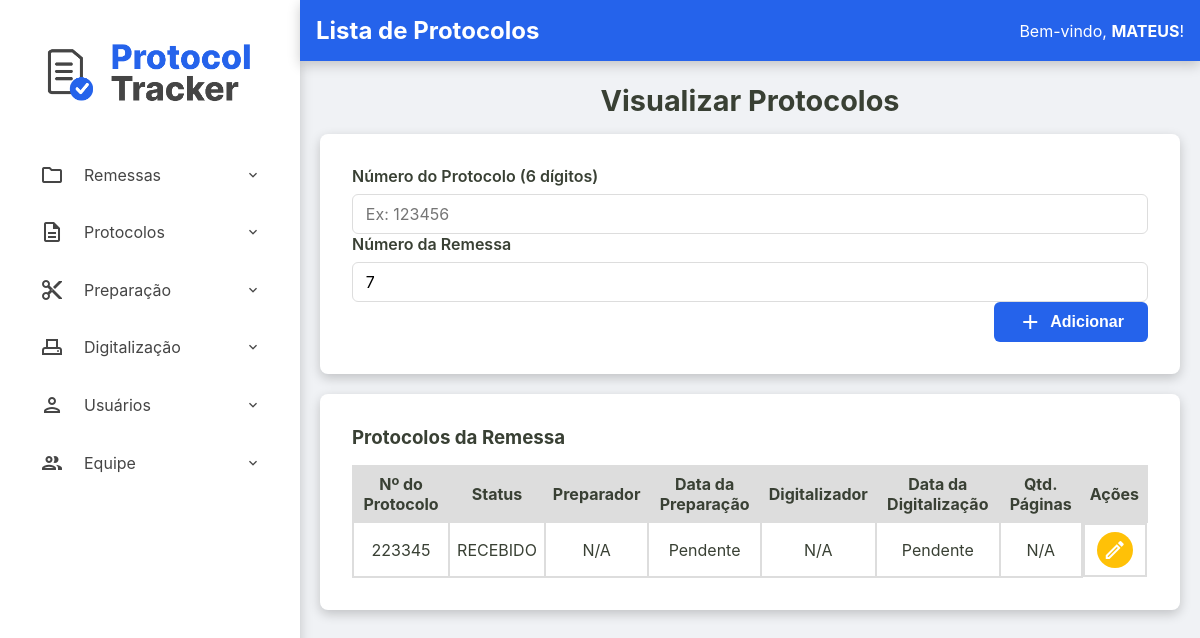
The app's page /admin/remessas/protocolos?id=c62659b6-44cd-419f-b0b3-21374d2135ff (signed in) with its own data.
### tables this page shows
CREATE TABLE usuarios (
    id INTEGER PRIMARY KEY AUTOINCREMENT,
    nome TEXT NOT NULL,
    email TEXT NOT NULL UNIQUE,
    cpf TEXT NOT NULL UNIQUE,
    hash_senha TEXT NOT NULL,
    permissao TEXT NOT NULL,
    data_criacao TEXT NOT NULL DEFAULT CURRENT_TIMESTAMP,
    status INTEGER NOT NULL DEFAULT 1
  );

CREATE TABLE remessas (
    numero_remessa INTEGER PRIMARY KEY, -- SQLite vai gerenciar o autoincremento aqui
    id TEXT NOT NULL UNIQUE, -- Seu ID de texto continua sendo obrigatório e único
    data_recebimento TEXT NOT NULL,
    data_entrega TEXT NULL,
    status TEXT NOT NULL DEFAULT 'RECEBIDO',
    quantidade_protocolos INTEGER NULL CHECK (quantidade_protocolos >= 0),
    id_administrador INTEGER NOT NULL,
    observacoes TEXT NULL,
    FOREIGN KEY (id_administrador) REFERENCES usuarios (id)
  );

CREATE TABLE protocolos (
    id TEXT PRIMARY KEY,
    id_remessa TEXT NOT NULL,
    numero_protocolo TEXT NOT NULL UNIQUE,
    data_preparacao TEXT NULL,
    id_preparador INTEGER NULL,
    data_digitalizacao TEXT NULL,
    id_digitalizador INTEGER NULL,
    status TEXT NOT NULL DEFAULT 'RECEBIDO',
    quantidade_paginas INTEGER NULL CHECK (quantidade_paginas >= 0),
    observacoes TEXT NULL,
    FOREIGN KEY (id_remessa) REFERENCES remessas (id),
    FOREIGN KEY (id_preparador) REFERENCES usuarios (id),
    FOREIGN KEY (id_digitalizador) REFERENCES usuarios (id)
  );

### src/Controller/Admin/RemessaController.php (called while the page is built, shortened)
<?php
class RemessaController
{
    private ?Usuario $usuario_logado = null;
    public function __construct(
        private RemessaRepository $remessaRepository,
        private RemessaService $remessaService,
        private ProtocoloRepository $protocoloRepository,
        private ProtocoloService $protocoloService,
        private UsuarioRepository $usuarioRepository
    ) {
        $id_usuario = $_SESSION['usuario_logado_id'] ?? null;
        if ($id_usuario) {
            $this->usuario_logado = $this->usuarioRepository->findById($id_usuario);
        }
    }
    public function exibirProtocolos(?string $erro = null)
    {
        try {
            $id_remessa = $_GET['id'] ?? '';
            $remessa = $this->remessaRepository->findById($id_remessa);
            $listaProtocolos = $this->protocoloRepository->findByRemessa($id_remessa);
            $titulo_da_pagina = "Lista de Protocolos";
            $usuario_logado = $this->usuario_logado;
            require __DIR__ . '/../../../templates/admin/visualizar-protocolos.php';
        } catch (Exception $e) {
            $this->exibirRemessas($e->getMessage());
        }
    }
}

### src/Repository/UsuarioRepository.php (called while the page is built, shortened)
<?php
class UsuarioRepository implements UsuarioRepositoryInterface
{
    private PDO $connection;
    public function __construct(PDO $connection)
    {
        $this->connection = $connection;
    }
    public function findById(int $id): ?Usuario
    {
        $sqlQuery = "SELECT * FROM usuarios WHERE id = :id;";
        $stmt = $this->connection->prepare($sqlQuery);
        $stmt->bindValue(':id', $id);
        $stmt->execute();
        $dadosUsuario = $stmt->fetch();
        return Usuario::fromArray($dadosUsuario);
    }
}

### src/Model/Usuario.php (called while the page is built, shortened)
<?php
class Usuario {
    public function getNome(): string { return $this->nome; }
    public static function fromArray(array $array): self
    {
        try {
            $data_criacao = isset($array['data_criacao']) ? new DateTimeImmutable($array['data_criacao']) : null;
        } catch (Exception $e) {
            throw new Exception("Falha ao criar data");
        }
        return new self(
            (int) $array['id'],
            $array['nome'],
            $array['email'],
            $array['cpf'],
            $array['hash_senha'],
            $array['permissao'],
            $data_criacao,
            (bool) $array['status']
        );
    }
}

### src/Repository/RemessaRepository.php (called while the page is built, shortened)
<?php
class RemessaRepository implements RemessaRepositoryInterface
{
    private PDO $connection;
    public function __construct(PDO $connection)
    {
        $this->connection = $connection;
    }
    public function findById(string $id): ?Remessa
    {
        $sqlQuery = "SELECT * FROM remessas WHERE id = :id;";
        $stmt = $this->connection->prepare($sqlQuery);
        $stmt->bindValue(':id', $id);
        $stmt->execute();
        $dadosRemessa = $stmt->fetch();
        return Remessa::fromArray($dadosRemessa);
    }
}

### src/Model/Remessa.php (called while the page is built, shortened)
<?php
class Remessa {
    public function getNumeroRemessa(): int { return $this->numero_remessa; }
    public static function fromArray(array $array): self
    {
        try {
            $data_recebimento = new DateTimeImmutable($array['data_recebimento']);
            $data_entrega = isset($array['data_entrega']) ? new DateTimeImmutable($array['data_entrega']) : null;
        } catch (Exception $e) {
            throw new Exception("Falha ao criar data");
        }
        return new self(
            $array['id'],
            (int) $array['numero_remessa'] ?? null,
            $data_recebimento,
            $data_entrega,
            $array['status'],
            isset($array['quantidade_protocolos']) ? (int)$array['quantidade_protocolos'] : null,
            (int)$array['id_administrador'],
            $array['observacoes'] ?? null
        );
    }
}

### src/Repository/ProtocoloRepository.php (called while the page is built, shortened)
<?php
class ProtocoloRepository implements ProtocoloRepositoryInterface
{
    private PDO $connection;
    public function __construct(PDO $connection)
    {
        $this->connection = $connection;
    }
    public function findByRemessa(string $id_remessa): array
    {
        $sqlQuery = "SELECT * FROM protocolos WHERE id_remessa = :id_remessa;";
        $stmt = $this->connection->prepare($sqlQuery);
        $stmt->bindValue(':id_remessa', $id_remessa);
        $stmt->execute();
        return $this->hidrataLista($stmt);
    }
    private function hidrataLista(PDOStatement $stmt): array
    {
        $listaDeProtocolos = [];
        while($dadosProtocolo = $stmt->fetch()){
            $listaDeProtocolos[] = Protocolo::fromArray($dadosProtocolo);
        }
        return $listaDeProtocolos;
    }
}

### src/Model/Protocolo.php (called while the page is built, shortened)
<?php
class Protocolo {
    public function getId(): ?string { return $this->id; }
    public function getNumeroProtocolo(): string { return $this->numero_protocolo; }
    public function getDataPreparacao(): ?DateTimeImmutable { return $this->data_preparacao; }
    public function getIdPreparador(): ?int { return $this->id_preparador; }
    public function getDataDigitalizacao(): ?DateTimeImmutable { return $this->data_digitalizacao; }
    public function getIdDigitalizador(): ?int { return $this->id_digitalizador; }
    public function getStatus(): string { return $this->status; }
    public function getQuantidadePaginas(): ?int { return $this->quantidade_paginas; }
    public static function fromArray(array $array): self
    {
        try {
            $data_preparacao = isset($array['data_preparacao']) ? new DateTimeImmutable($array['data_preparacao']) :  null;
            $data_digitalizacao = isset($array['data_digitalizacao']) ? new DateTimeImmutable($array['data_digitalizacao']) :  null;
        } catch (Exception $e) {
            throw new Exception("Falha ao criar data");
        }
        return new self(
            $array['id'],
            $array['id_remessa'],
            $array['numero_protocolo'],
            $data_preparacao,
            isset($array['id_preparador']) ? (int) $array['id_preparador'] : null,
            $data_digitalizacao,
            isset($array['id_digitalizador']) ? (int) $array['id_digitalizador'] : null,
            $array['status'],
            isset($array['quantidade_paginas']) ? (int) $array['quantidade_paginas'] : null,
            $array['observacoes'] ?? null,
        );
    }
}

### templates/admin/visualizar-protocolos.php (the view, shortened to what this page needs)
<?php require __DIR__ . '/../components/_header.php'; ?>
<h2>Visualizar Protocolos</h2>
<div class="container-principal-busca">
    <form action="/admin/remessas/protocolos" method="post" class="busca-form-container">
        <div class="form-group">
            <label for="numero_protocolo">Número do Protocolo (6 dígitos)</label>
            <input type="text" id="numero_protocolo" name="numero_protocolo" required maxlength="6" pattern="\d{6}"placeholder="Ex: 123456">
            <label for="numero_remessa">Número da Remessa</label>
            <input type="text" id="numero_remessa" readonly  name="numero_remessa" value="<?= htmlspecialchars($remessa->getNumeroRemessa()) ?>">
        </div>
        <div class="form-actions">
            <button type="submit">
                <span class="material-icons-outlined">add</span> Adicionar
            </button>
        </div>
    </form>
<section class="listagem-container">
    <h3>Protocolos da Remessa</h3>
    <table id="tabela-protocolos-remessa" class="protocolos-table datatable-js">
        <thead>
            <tr>
                <th>Nº do Protocolo</th>
                <th>Status</th>
                <th>Preparador</th>
                <th>Data da Preparação</th>
                <th>Digitalizador</th>
                <th>Data da Digitalização</th>
                <th>Qtd. Páginas</th>
                <th class="acoes-header">Ações</th>
            </tr>
        </thead>
        <tbody>
            <?php foreach ($listaProtocolos as $protocolo): ?>
                <tr>
                    <td><?= htmlspecialchars($protocolo->getNumeroProtocolo()) ?></td>
                    <td><?= htmlspecialchars($protocolo->getStatus()) ?></td>
                    <td>
                        <?php
                            echo htmlspecialchars($protocolo->getIdPreparador() ?? 'N/A');
                        ?>
                    </td>
                    <td><?= $protocolo->getDataPreparacao() ? $protocolo->getDataPreparacao()->format('d/m/Y H:i') : 'Pendente' ?></td>
                    <td>
                        <?php
                            echo htmlspecialchars($protocolo->getIdDigitalizador() ?? 'N/A');
                        ?>
                    </td>
                    <td><?= $protocolo->getDataDigitalizacao() ? $protocolo->getDataDigitalizacao()->format('d/m/Y H:i') : 'Pendente' ?></td>
                    <td><?= htmlspecialchars($protocolo->getQuantidadePaginas() ?? 'N/A') ?></td>
                    <td class="acoes-cell">
                        <a href="/admin/protocolos/editar?id=<?= htmlspecialchars($protocolo->getId()) ?>" class="btn-acao btn-editar" title="Editar Protocolo">
                            <span class="material-icons-outlined">edit</span>
                        </a>
                    </td>
                </tr>
            <?php endforeach; ?>
        </tbody>
    </table>
</section>
</div>
<?php require __DIR__ . '/../components/_footer.php'; ?>

### templates/components/_content-header.php
<div class="content-header">
    <div class="header-title">
        <h2><?= isset($titulo_da_pagina) ? htmlspecialchars($titulo_da_pagina) : 'Página sem Título' ?></h2>
    </div>
    <div>
        <?php if (isset($usuario_logado) && $usuario_logado): ?>
            <div class="welcome-message">
                <span>Bem-vindo, <strong><?= htmlspecialchars($usuario_logado->getNome()) ?></strong>!</span>
            </div>
        <?php endif; ?>
    </div>
</div>

### public/assets/css/style.css (style rules this page uses)
:root { --cor-fundo-sidebar: #ffffff; --cor-fundo-sidebar-hover: #f2f6ff; --cor-fontes-sidebar: #454545; --cor-fundo-header: #2563eb; --cor-fontes-header: #ffffff; --cor-bordas: #ddd; --cor-fundo-body: #f0f2f5; --cor-fontes-body: #394034; --cor-fundo-sidebar-active: #dbe6ff; --cor-fontes-sidebar-active: #2563eb; --cor-bordas-focus: #80bdff; --cor-fontes-main-button: #ffffff; --cor-main-button: #2563eb; --cor-fontes-cards: #696969; --cor-icones-header: #969696; --cor-icones-header-hover: #007bff; --cor-primaria-erro: #ff2c2c; }
* { margin: 0; padding: 0; box-sizing: border-box; }
body { font-family: -apple-system, BlinkMacSystemFont, 'Segoe UI', Roboto, 'Helvetica Neue', Arial, sans-serif; background-color: var(--cor-fundo-body); color: var(--cor-fontes-body); display: flex; flex-direction: column; min-height: 100vh; }
a { text-decoration: none; }
.content-header { width: 100%; margin: 0 auto 1.4rem auto; display: flex; justify-content: space-between; align-items: center; background-color: var(--cor-fundo-header); color: var(--cor-fontes-header); box-shadow: 0 4px 12px rgba(0,0,0,0.2); padding: 1rem; }
.content-header span { color: var(--cor-fontes-header); }
.conteudo-principal h2, .conteudo-principal p { text-align: center; max-width: 800px; width: 100%; }
.conteudo-principal h2 { font-size: 1.8rem; color: var(--cor-fontes-body); margin-bottom: 1.0rem; align-self: center; }
.form-group { flex-grow: 1; }
.form-group label { width: 100%; display: block; font-weight: 600; margin-bottom: 0.5rem; }
.form-group input[type="text"], .form-group input[type="number"], .form-group input[type="email"], .form-group input[type="password"], .form-group textarea { width: 100%; height: 40px; padding: 0.8rem; border: 1px solid var(--cor-bordas); border-radius: 6px; font-size: 1rem; font-family: inherit; transition: border-color 0.2s, box-shadow 0.2s; }
.form-actions { display: flex; justify-content: flex-end; }
.form-actions button { font-weight: bold; color: var(--cor-fontes-main-button); background-color: var(--cor-main-button); display: inline-flex; align-items: center; gap: 8px; height: 40px; padding: 0.8rem 1.5rem; font-size: 1rem; border: none; border-radius: 6px; cursor: pointer; transition: background-color 0.2s; text-decoration: none; }
.container-principal-busca { width: 100%; display: flex; flex-direction: column; gap: 20px; }
.busca-form-container { display: flex; flex-direction: column; }
.busca-form-container, .listagem-container { width: 100%; max-width: 1400px; box-shadow: 0 4px 12px rgba(0,0,0,0.2); margin: 0 auto; background-color: var(--cor-fundo-sidebar); padding: 2rem; border-radius: 8px; }
.listagem-container h3 { margin-bottom: 1rem; }
.protocolos-table { width: 100%; border-collapse: collapse; border-spacing: 0; }
.protocolos-table th, .protocolos-table td { padding: 7px; border: 2px solid var(--cor-bordas); text-align: center; vertical-align: middle; }
.protocolos-table thead { background-color: var(--cor-bordas); }
.acoes-header { text-align: center; }
.acoes-cell { display: flex; justify-content: center; align-items: center; gap: 10px; }
.btn-acao { display: inline-flex; padding: 6px; border: none; border-radius: 50%; cursor: pointer; transition: background-color 0.2s; color: #fff; }
.btn-editar { background-color: #ffc107; }
.material-icons-outlined { vertical-align: middle; }

### records on screen
usuarios: nome "MATEUS"
remessas: numero_remessa "7"
protocolos: numero_protocolo "223345", status "RECEBIDO", id_preparador "N/A", shows "Pendente", id_digitalizador "N/A", quantidade_paginas "N/A"

### other values on screen
$titulo_da_pagina "Lista de Protocolos"
